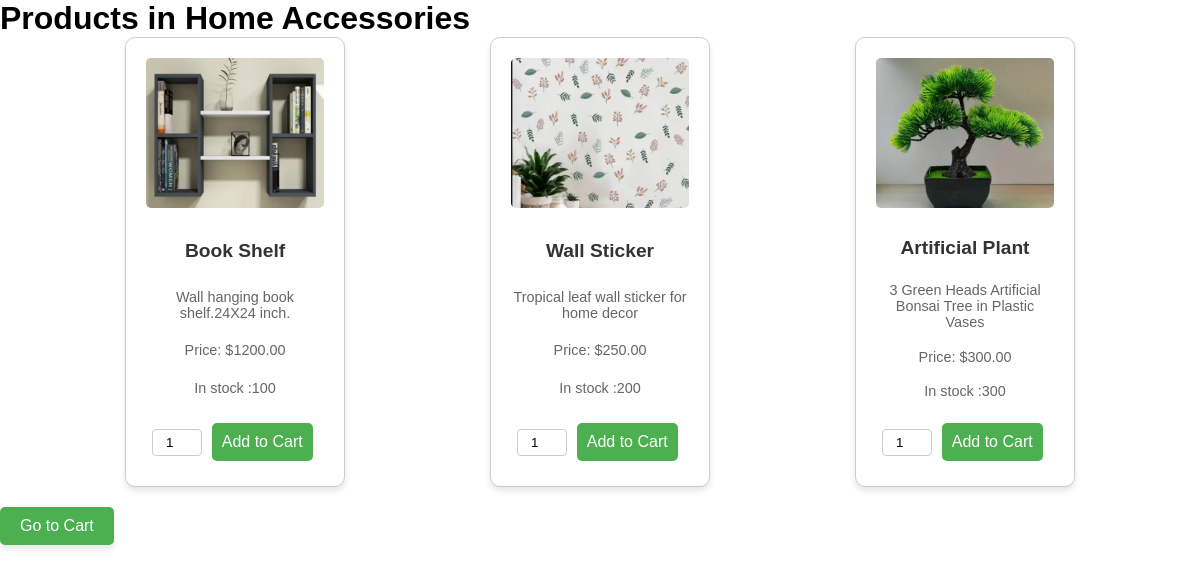
The app's page /Garments.php?category_id=3, older data.
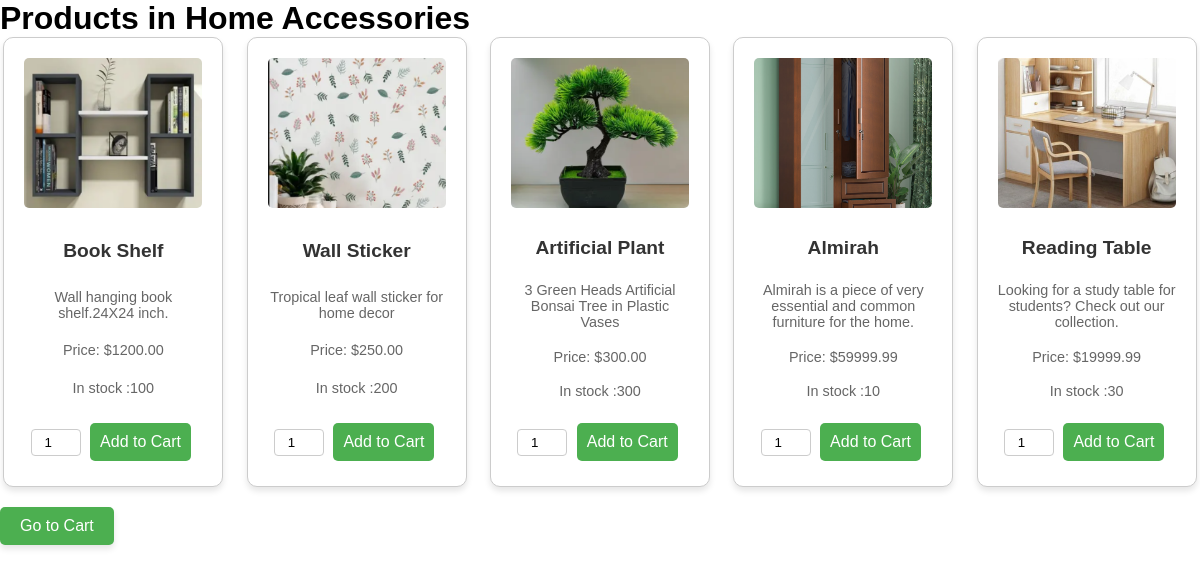
The same page, newer data.
### tables this page shows
CREATE TABLE `categories` (
  `id` int(11) NOT NULL,
  `name` varchar(50) NOT NULL,
  `description` text DEFAULT NULL,
  `created_at` timestamp NOT NULL DEFAULT current_timestamp()
);

CREATE TABLE `products` (
  `id` int(11) NOT NULL,
  `name` varchar(100) NOT NULL,
  `description` text DEFAULT NULL,
  `price` decimal(10,2) NOT NULL,
  `image` varchar(255) DEFAULT NULL,
  `stock_quantity` int(11) NOT NULL,
  `category_id` int(11) DEFAULT NULL,
  `created_at` timestamp NOT NULL DEFAULT current_timestamp()
);

### Garments.php (the view, shortened to what this page needs)
<?php
require 'database.php';
$categoryId = isset($_GET['category_id']) ? (int) $_GET['category_id'] : 0;
try {
    $stmtCategory = $conn->prepare("SELECT name FROM categories WHERE id = ?");
    $stmtCategory->bind_param("i", $categoryId);
    $stmtCategory->execute();
    $resultCategory = $stmtCategory->get_result();
    $category = $resultCategory->fetch_assoc();
    $stmtProducts = $conn->prepare("SELECT p.id, p.name, p.description, p.price, p.image, p.stock_quantity
                                    FROM products as p
                                    JOIN categories as c
                                    ON p.category_id = c.id
                                    WHERE p.category_id = ?");
    $stmtProducts->bind_param("i", $categoryId);
    $stmtProducts->execute();
    $resultProducts = $stmtProducts->get_result();
    $products = $resultProducts->fetch_all(MYSQLI_ASSOC);
} catch (mysqli_sql_exception $e) {
    echo "Error: " . $e->getMessage();
}
?>
<!DOCTYPE html>
<html lang="en">
<head>
    <link rel="stylesheet" href="style.css">
</head>
<body>
    <h1>Products in <?= htmlspecialchars($category['name']); ?></h1>
    <div class="product-list">
        <?php
        if (!empty($products)) {
            foreach ($products as $product) {
                echo '<div class="product">';
                echo '  <div class="product-img" style="background-image: url(\'' . htmlspecialchars($product['image']) . '\');"></div>';
                echo '  <h2>' . htmlspecialchars($product['name']) . '</h2>';
                echo '  <p>' . htmlspecialchars($product['description']) . '</p>';
                echo '  <p>Price: $' . htmlspecialchars($product['price']) . '</p>';
                echo '  <p>In stock :' . htmlspecialchars($product['stock_quantity']) . '</p>';
                echo '  <form method="POST" action="">';
                echo '      <input type="number" name="quantity" value="1" min="1" max="' . htmlspecialchars($product['stock_quantity']) . '">';
                echo '      <button type="submit" name="add_to_cart">Add to Cart</button>';
                echo '  </form>';
                echo '</div>';
            }
        } else {
            echo '<p>No products available in this category.</p>';
        }
        ?>
    </div>
    <a href="cart.php" class="btn-cart">Go to Cart</a>
</body>
</html>

### style.css (style rules this page uses)
* { margin: 0; font-family: Arial; box-sizing: border-box; }
.product-list { display: flex; flex-wrap: wrap; gap: 20px; justify-content: space-evenly; }
.product { border: 1px solid #ccc; padding: 20px; width: 220px; text-align: center; display: flex; flex-direction: column; justify-content: space-between; height: 450px; border-radius: 10px; background-color: #fff; box-shadow: 0px 4px 6px rgba(0, 0, 0, 0.1); }
.product-img { width: 100%; height: 150px; background-size: cover; background-position: center; margin-bottom: 10px; border-radius: 5px; }
.product h2 { margin: 10px 0; font-size: 1.2em; font-weight: bold; color: #333; }
.product p { margin: 5px 0; font-size: 0.9em; color: #666; }
.product button { padding: 10px; margin-top: 10px; background-color: #4CAF50; color: white; border: none; border-radius: 5px; cursor: pointer; font-size: 1em; }
.product input[type="number"] { width: 50px; padding: 5px; margin-top: 10px; border: 1px solid #ccc; border-radius: 4px; text-align: center; }
button { padding: 20px 40px; margin: 5px; background-color: #45945e; color: white; border: none; cursor: pointer; border-radius: 5px; }
.btn-cart { display: inline-block; padding: 10px 20px; margin-top: 20px; background-color: #4CAF50; color: white; text-decoration: none; border: none; border-radius: 5px; text-align: center; font-size: 1em; cursor: pointer; box-shadow: 0px 4px 6px rgba(0, 0, 0, 0.1); }

Row changes from the older to the newer data that the page shows:
added products: image (picture), name "Almirah", description "Almirah is a piece of very essential and common furniture for the home.", price "59999.99", stock_quantity "10"
added products: image (picture), name "Reading Table", description "Looking for a study table for students? Check out our collection.", price "19999.99", stock_quantity "30"
